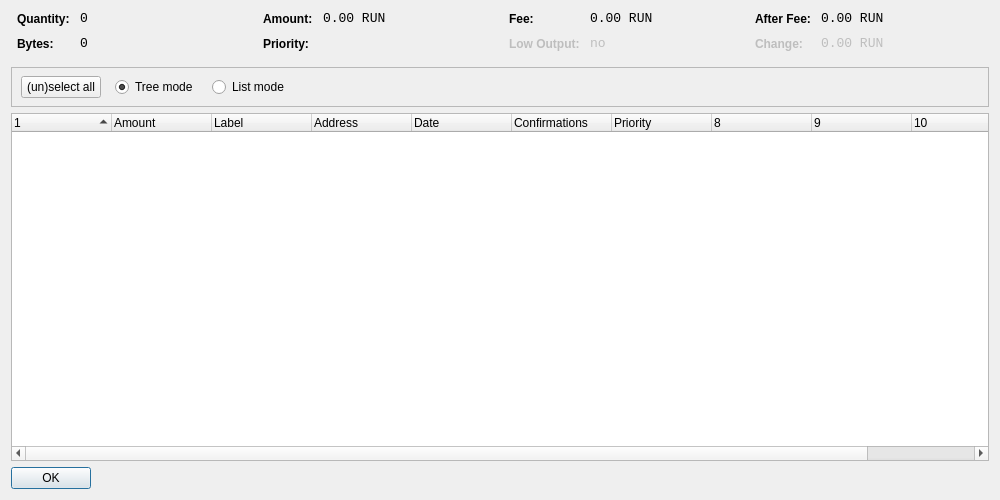
<?xml version="1.0" encoding="UTF-8"?>
<ui version="4.0">
 <class>CoinControlDialog</class>
 <widget class="QDialog" name="CoinControlDialog">
  <property name="geometry">
   <rect>
    <x>0</x>
    <y>0</y>
    <width>1000</width>
    <height>500</height>
   </rect>
  </property>
  <property name="windowTitle">
   <string>Coin Control</string>
  </property>
  <layout class="QVBoxLayout" name="verticalLayout">
   <item>
    <layout class="QHBoxLayout" name="horizontalLayoutTop" stretch="0,0,0,0">
     <property name="topMargin">
      <number>0</number>
     </property>
     <property name="bottomMargin">
      <number>10</number>
     </property>
     <item>
      <layout class="QFormLayout" name="formLayoutCoinControl1">
       <property name="horizontalSpacing">
        <number>10</number>
       </property>
       <property name="verticalSpacing">
        <number>10</number>
       </property>
       <property name="leftMargin">
        <number>6</number>
       </property>
       <property name="rightMargin">
        <number>6</number>
       </property>
       <item row="0" column="0">
        <widget class="QLabel" name="labelCoinControlQuantityText">
         <property name="styleSheet">
          <string notr="true">font-weight:bold;</string>
         </property>
         <property name="text">
          <string>Quantity:</string>
         </property>
        </widget>
       </item>
       <item row="0" column="1">
        <widget class="QLabel" name="labelCoinControlQuantity">
         <property name="font">
          <font>
           <family>Monospace</family>
           <pointsize>10</pointsize>
          </font>
         </property>
         <property name="cursor">
          <cursorShape>IBeamCursor</cursorShape>
         </property>
         <property name="contextMenuPolicy">
          <enum>Qt::ActionsContextMenu</enum>
         </property>
         <property name="text">
          <string notr="true">0</string>
         </property>
         <property name="textInteractionFlags">
          <set>Qt::LinksAccessibleByMouse|Qt::TextSelectableByKeyboard|Qt::TextSelectableByMouse</set>
         </property>
        </widget>
       </item>
       <item row="1" column="0">
        <widget class="QLabel" name="labelCoinControlBytesText">
         <property name="styleSheet">
          <string notr="true">font-weight:bold;</string>
         </property>
         <property name="text">
          <string>Bytes:</string>
         </property>
        </widget>
       </item>
       <item row="1" column="1">
        <widget class="QLabel" name="labelCoinControlBytes">
         <property name="font">
          <font>
           <family>Monospace</family>
           <pointsize>10</pointsize>
          </font>
         </property>
         <property name="cursor">
          <cursorShape>IBeamCursor</cursorShape>
         </property>
         <property name="contextMenuPolicy">
          <enum>Qt::ActionsContextMenu</enum>
         </property>
         <property name="text">
          <string notr="true">0</string>
         </property>
         <property name="textInteractionFlags">
          <set>Qt::LinksAccessibleByMouse|Qt::TextSelectableByKeyboard|Qt::TextSelectableByMouse</set>
         </property>
        </widget>
       </item>
      </layout>
     </item>
     <item>
      <layout class="QFormLayout" name="formLayoutCoinControl2">
       <property name="horizontalSpacing">
        <number>10</number>
       </property>
       <property name="verticalSpacing">
        <number>10</number>
       </property>
       <property name="leftMargin">
        <number>6</number>
       </property>
       <property name="rightMargin">
        <number>6</number>
       </property>
       <item row="0" column="0">
        <widget class="QLabel" name="labelCoinControlAmountText">
         <property name="styleSheet">
          <string notr="true">font-weight:bold;</string>
         </property>
         <property name="text">
          <string>Amount:</string>
         </property>
        </widget>
       </item>
       <item row="0" column="1">
        <widget class="QLabel" name="labelCoinControlAmount">
         <property name="font">
          <font>
           <family>Monospace</family>
           <pointsize>10</pointsize>
          </font>
         </property>
         <property name="cursor">
          <cursorShape>IBeamCursor</cursorShape>
         </property>
         <property name="contextMenuPolicy">
          <enum>Qt::ActionsContextMenu</enum>
         </property>
         <property name="text">
          <string notr="true">0.00 RUN</string>
         </property>
         <property name="textInteractionFlags">
          <set>Qt::LinksAccessibleByMouse|Qt::TextSelectableByKeyboard|Qt::TextSelectableByMouse</set>
         </property>
        </widget>
       </item>
       <item row="1" column="0">
        <widget class="QLabel" name="labelCoinControlPriorityText">
         <property name="styleSheet">
          <string notr="true">font-weight:bold;</string>
         </property>
         <property name="text">
          <string>Priority:</string>
         </property>
        </widget>
       </item>
       <item row="1" column="1">
        <widget class="QLabel" name="labelCoinControlPriority">
         <property name="font">
          <font>
           <family>Monospace</family>
           <pointsize>10</pointsize>
          </font>
         </property>
         <property name="cursor">
          <cursorShape>IBeamCursor</cursorShape>
         </property>
         <property name="contextMenuPolicy">
          <enum>Qt::ActionsContextMenu</enum>
         </property>
         <property name="text">
          <string/>
         </property>
         <property name="textInteractionFlags">
          <set>Qt::LinksAccessibleByMouse|Qt::TextSelectableByKeyboard|Qt::TextSelectableByMouse</set>
         </property>
        </widget>
       </item>
      </layout>
     </item>
     <item>
      <layout class="QFormLayout" name="formLayoutCoinControl3">
       <property name="horizontalSpacing">
        <number>10</number>
       </property>
       <property name="verticalSpacing">
        <number>10</number>
       </property>
       <property name="leftMargin">
        <number>6</number>
       </property>
       <property name="rightMargin">
        <number>6</number>
       </property>
       <item row="0" column="0">
        <widget class="QLabel" name="labelCoinControlFeeText">
         <property name="styleSheet">
          <string notr="true">font-weight:bold;</string>
         </property>
         <property name="text">
          <string>Fee:</string>
         </property>
        </widget>
       </item>
       <item row="0" column="1">
        <widget class="QLabel" name="labelCoinControlFee">
         <property name="font">
          <font>
           <family>Monospace</family>
           <pointsize>10</pointsize>
          </font>
         </property>
         <property name="cursor">
          <cursorShape>IBeamCursor</cursorShape>
         </property>
         <property name="contextMenuPolicy">
          <enum>Qt::ActionsContextMenu</enum>
         </property>
         <property name="text">
          <string notr="true">0.00 RUN</string>
         </property>
         <property name="textInteractionFlags">
          <set>Qt::LinksAccessibleByMouse|Qt::TextSelectableByKeyboard|Qt::TextSelectableByMouse</set>
         </property>
        </widget>
       </item>
       <item row="1" column="0">
        <widget class="QLabel" name="labelCoinControlLowOutputText">
         <property name="enabled">
          <bool>false</bool>
         </property>
         <property name="styleSheet">
          <string notr="true">font-weight:bold;</string>
         </property>
         <property name="text">
          <string>Low Output:</string>
         </property>
        </widget>
       </item>
       <item row="1" column="1">
        <widget class="QLabel" name="labelCoinControlLowOutput">
         <property name="enabled">
          <bool>false</bool>
         </property>
         <property name="font">
          <font>
           <family>Monospace</family>
           <pointsize>10</pointsize>
          </font>
         </property>
         <property name="cursor">
          <cursorShape>IBeamCursor</cursorShape>
         </property>
         <property name="contextMenuPolicy">
          <enum>Qt::ActionsContextMenu</enum>
         </property>
         <property name="text">
          <string notr="true">no</string>
         </property>
         <property name="textInteractionFlags">
          <set>Qt::LinksAccessibleByMouse|Qt::TextSelectableByKeyboard|Qt::TextSelectableByMouse</set>
         </property>
        </widget>
       </item>
      </layout>
     </item>
     <item>
      <layout class="QFormLayout" name="formLayoutCoinControl4">
       <property name="horizontalSpacing">
        <number>10</number>
       </property>
       <property name="verticalSpacing">
        <number>10</number>
       </property>
       <property name="leftMargin">
        <number>6</number>
       </property>
       <property name="rightMargin">
        <number>6</number>
       </property>
       <item row="0" column="0">
        <widget class="QLabel" name="labelCoinControlAfterFeeText">
         <property name="styleSheet">
          <string notr="true">font-weight:bold;</string>
         </property>
         <property name="text">
          <string>After Fee:</string>
         </property>
        </widget>
       </item>
       <item row="0" column="1">
        <widget class="QLabel" name="labelCoinControlAfterFee">
         <property name="font">
          <font>
           <family>Monospace</family>
           <pointsize>10</pointsize>
          </font>
         </property>
         <property name="cursor">
          <cursorShape>IBeamCursor</cursorShape>
         </property>
         <property name="contextMenuPolicy">
          <enum>Qt::ActionsContextMenu</enum>
         </property>
         <property name="text">
          <string notr="true">0.00 RUN</string>
         </property>
         <property name="textInteractionFlags">
          <set>Qt::LinksAccessibleByMouse|Qt::TextSelectableByKeyboard|Qt::TextSelectableByMouse</set>
         </property>
        </widget>
       </item>
       <item row="1" column="0">
        <widget class="QLabel" name="labelCoinControlChangeText">
         <property name="enabled">
          <bool>false</bool>
         </property>
         <property name="styleSheet">
          <string notr="true">font-weight:bold;</string>
         </property>
         <property name="text">
          <string>Change:</string>
         </property>
        </widget>
       </item>
       <item row="1" column="1">
        <widget class="QLabel" name="labelCoinControlChange">
         <property name="enabled">
          <bool>false</bool>
         </property>
         <property name="font">
          <font>
           <family>Monospace</family>
           <pointsize>10</pointsize>
          </font>
         </property>
         <property name="cursor">
          <cursorShape>IBeamCursor</cursorShape>
         </property>
         <property name="contextMenuPolicy">
          <enum>Qt::ActionsContextMenu</enum>
         </property>
         <property name="text">
          <string notr="true">0.00 RUN</string>
         </property>
         <property name="textInteractionFlags">
          <set>Qt::LinksAccessibleByMouse|Qt::TextSelectableByKeyboard|Qt::TextSelectableByMouse</set>
         </property>
        </widget>
       </item>
      </layout>
     </item>
    </layout>
   </item>
   <item>
    <widget class="QFrame" name="frame">
     <property name="minimumSize">
      <size>
       <width>0</width>
       <height>40</height>
      </size>
     </property>
     <property name="frameShape">
      <enum>QFrame::StyledPanel</enum>
     </property>
     <property name="frameShadow">
      <enum>QFrame::Sunken</enum>
     </property>
     <widget class="QWidget" name="horizontalLayoutWidget">
      <property name="geometry">
       <rect>
        <x>10</x>
        <y>0</y>
        <width>781</width>
        <height>41</height>
       </rect>
      </property>
      <layout class="QHBoxLayout" name="horizontalLayoutPanel" stretch="0,0,0,0,0">
       <property name="spacing">
        <number>14</number>
       </property>
       <item>
        <widget class="QPushButton" name="pushButtonSelectAll">
         <property name="sizePolicy">
          <sizepolicy hsizetype="Maximum" vsizetype="Fixed">
           <horstretch>0</horstretch>
           <verstretch>0</verstretch>
          </sizepolicy>
         </property>
         <property name="text">
          <string>(un)select all</string>
         </property>
        </widget>
       </item>
       <item>
        <widget class="QRadioButton" name="radioTreeMode">
         <property name="sizePolicy">
          <sizepolicy hsizetype="Maximum" vsizetype="Fixed">
           <horstretch>0</horstretch>
           <verstretch>0</verstretch>
          </sizepolicy>
         </property>
         <property name="text">
          <string>Tree mode</string>
         </property>
         <property name="checked">
          <bool>true</bool>
         </property>
        </widget>
       </item>
       <item>
        <widget class="QRadioButton" name="radioListMode">
         <property name="sizePolicy">
          <sizepolicy hsizetype="Maximum" vsizetype="Fixed">
           <horstretch>0</horstretch>
           <verstretch>0</verstretch>
          </sizepolicy>
         </property>
         <property name="text">
          <string>List mode</string>
         </property>
        </widget>
       </item>
       <item>
        <spacer name="horizontalSpacer">
         <property name="orientation">
          <enum>Qt::Horizontal</enum>
         </property>
         <property name="sizeHint" stdset="0">
          <size>
           <width>40</width>
           <height>20</height>
          </size>
         </property>
        </spacer>
       </item>
      </layout>
     </widget>
    </widget>
   </item>
   <item>
    <widget class="CoinControlTreeWidget" name="treeWidget">
     <property name="contextMenuPolicy">
      <enum>Qt::CustomContextMenu</enum>
     </property>
     <property name="sortingEnabled">
      <bool>false</bool>
     </property>
     <property name="columnCount">
      <number>11</number>
     </property>
     <attribute name="headerShowSortIndicator" stdset="0">
      <bool>true</bool>
     </attribute>
     <attribute name="headerStretchLastSection">
      <bool>false</bool>
     </attribute>
     <column>
      <property name="text">
       <string/>
      </property>
     </column>
     <column>
      <property name="text">
       <string>Amount</string>
      </property>
     </column>
     <column>
      <property name="text">
       <string>Label</string>
      </property>
     </column>
     <column>
      <property name="text">
       <string>Address</string>
      </property>
     </column>
     <column>
      <property name="text">
       <string>Date</string>
      </property>
     </column>
     <column>
      <property name="text">
       <string>Confirmations</string>
      </property>
      <property name="toolTip">
       <string>Confirmed</string>
      </property>
     </column>
     <column>
      <property name="text">
       <string>Priority</string>
      </property>
     </column>
     <column>
      <property name="text">
       <string/>
      </property>
     </column>
     <column>
      <property name="text">
       <string/>
      </property>
     </column>
     <column>
      <property name="text">
       <string/>
      </property>
     </column>
     <column>
      <property name="text">
       <string/>
      </property>
     </column>
    </widget>
   </item>
   <item>
    <widget class="QDialogButtonBox" name="buttonBox">
     <property name="sizePolicy">
      <sizepolicy hsizetype="Maximum" vsizetype="Fixed">
       <horstretch>0</horstretch>
       <verstretch>0</verstretch>
      </sizepolicy>
     </property>
     <property name="orientation">
      <enum>Qt::Horizontal</enum>
     </property>
     <property name="standardButtons">
      <set>QDialogButtonBox::Ok</set>
     </property>
    </widget>
   </item>
  </layout>
 </widget>
 <customwidgets>
  <customwidget>
   <class>CoinControlTreeWidget</class>
   <extends>QTreeWidget</extends>
   <header>coincontroltreewidget.h</header>
  </customwidget>
 </customwidgets>
 <resources/>
 <connections/>
</ui>
